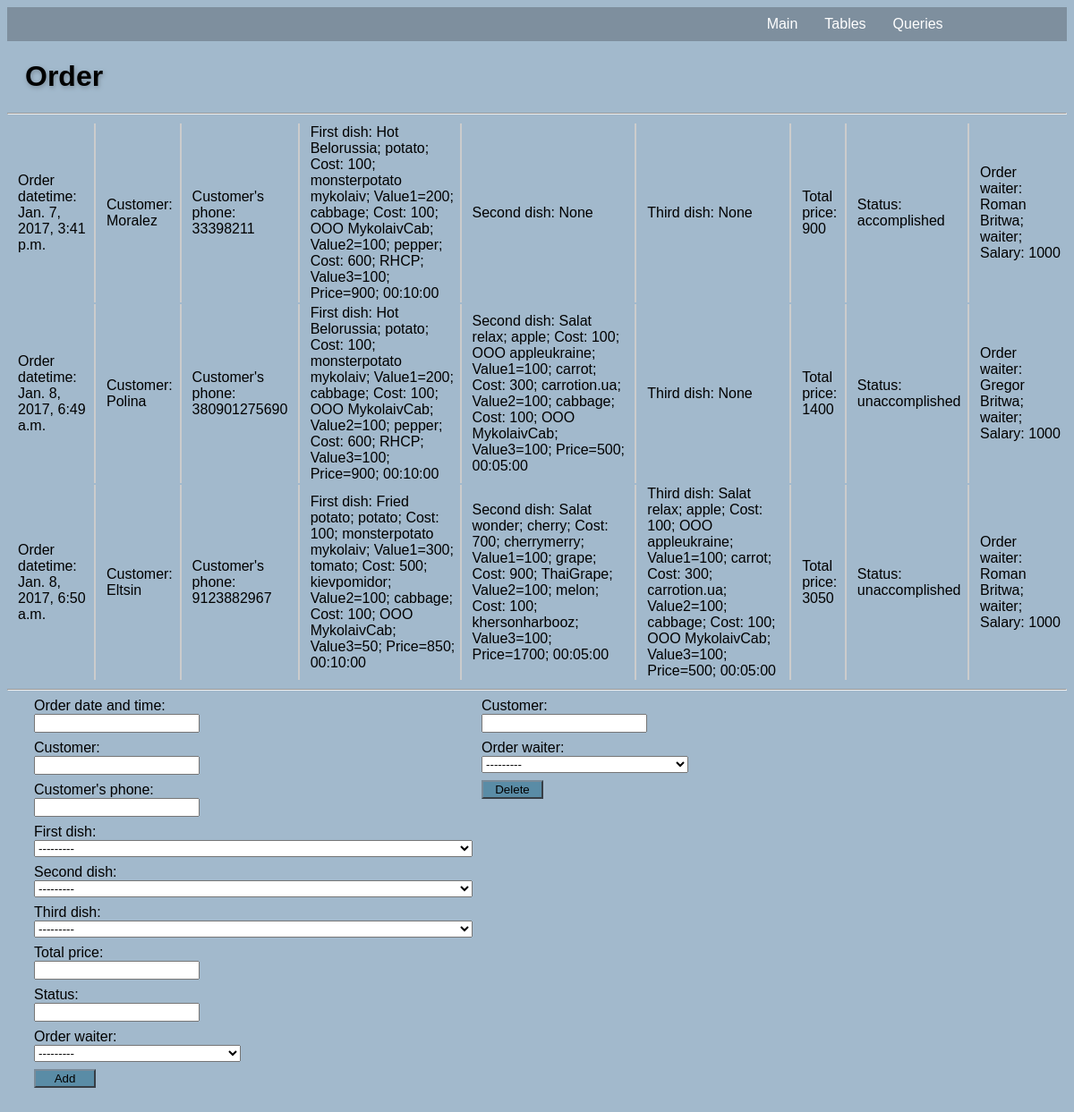
The page /tables/order on the database its author committed.
### Tables/models.py (models this page shows, shortened)
class Order(models.Model):
    idorder = models.AutoField(primary_key=True)
    orderdatetime = models.DateTimeField("Order date and time",null=False)
    ordername = models.CharField("Customer",max_length=50, null=False)
    orderphone = models.IntegerField("Customer's phone", null=False)
    orderfirstdish = models.ForeignKey(Menu, related_name="%(app_label)s_%(class)s_firstrelated", verbose_name="First dish")
    orderseconddish = models.ForeignKey(Menu, related_name="%(app_label)s_%(class)s_secondrelated", null=True, blank=True, verbose_name="Second dish")
    orderthirddish = models.ForeignKey(Menu, related_name="%(app_label)s_%(class)s_thirdrelated", null=True, blank=True, verbose_name="Third dish")
    orderprice = models.IntegerField("Total price",null=False)
    ordercomplete = models.CharField("Status",max_length=50, null=False)
    orderworker = models.ForeignKey(Workers, null=True, verbose_name="Order waiter")

class Menu(models.Model):
    idmenu = models.AutoField(primary_key=True)
    menuname = models.CharField("Dish",max_length=50, null=False)
    idfirstitem = models.ForeignKey(Storage, related_name="%(app_label)s_%(class)s_firstitemrelated", verbose_name="First product")
    firstitemvalue = models.IntegerField("Value of the first",null=False)
    idsecondtitem = models.ForeignKey(Storage, related_name="%(app_label)s_%(class)s_seconditemrelated", verbose_name="Second product")
    seconditemvalue = models.IntegerField("Value of the second",null=False)
    idthirdtitem = models.ForeignKey(Storage, related_name="%(app_label)s_%(class)s_thirditemrelated", verbose_name="Third product")
    thirditemvalue = models.IntegerField("Value of the third",null=False)
    price = models.IntegerField("Price",null=False)
    cooktime = models.TimeField("Cook time",null=False)
    def __str__(self):
        return '%s; %s; Value1=%s; %s; Value2=%s; %s; Value3=%s; Price=%s; %s' % (self.menuname,self.idfirstitem, self.firstitemvalue, self.idsecondtitem, self.seconditemvalue, self.idthirdtitem, self.thirditemvalue, self.price, self.cooktime)

class Storage(models.Model):
    idstorage = models.AutoField(primary_key=True)
    itemname = models.CharField("Product",max_length=50, null=False)
    itemdate = models.DateField("Date of production",null=False)
    itemvalue = models.IntegerField("Value",null=False,default=100)
    itemtouse = models.DateField("Date to use",null=False)
    itemcost = models.IntegerField("Cost",null=False, default=100)
    itemprovider = models.CharField("Provider",null=False, max_length=50)
    def __str__(self):
        return '%s; Cost: %s; %s'%(self.itemname, self.itemcost, self.itemprovider)

class Workers(models.Model):
    idworker = models.AutoField(primary_key=True)
    workername = models.CharField("Worker",max_length=50, null=False)
    workerage = models.IntegerField("Age",default=20, null=False)
    workergender = models.CharField("Gender",max_length=10, null=False)
    workeraddress = models.CharField("Address",max_length=50, null=False)
    workerpass = models.CharField("Passport",max_length=70, null=False)
    workerjob = models.ForeignKey(Jobs, verbose_name="Job")
    def __str__(self):
        return '%s; %s'%(self.workername,self.workerjob)

class Jobs(models.Model):
    idjob = models.AutoField( primary_key=True)
    jobname = models.CharField("Job", max_length=20, null=False)
    jobsalary = models.IntegerField("Salary", null=False)
    jobtodo = models.CharField("What to do", max_length=45, null=False)
    jobrules = models.CharField("Rules", max_length=45, null=False)
    def __str__(self):
        return  '%s; Salary: %s' %(self.jobname, self.jobsalary)

### Tables/views.py (the view)
def order(request):
    oform = OrderForm()
    delorder = DeleteOrderForm()
    if request.method == 'POST':
        if "Add" in request.POST:
            oform = OrderForm(request.POST)
            if oform.is_valid():
                order = oform.save(commit=False)
                order.save()
                oform = MenuForm()
    elif request.method == 'GET':
        if "Delete" in request.GET:
            delorder = request.GET['ordername']
            delorderworker = request.GET['orderworker']
            Order.objects.filter(ordername=delorder, orderworker=delorderworker).delete()
    else:
        oform = OrderForm()
    return render(request, 'order.html', {'orders': Order.objects.all(), 'form': oform, 'dform': delorder})

### Tables/forms.py
class OrderForm(forms.ModelForm):
    class Meta:
        model = Order
        fields = ['idorder', 'orderdatetime', 'ordername', 'orderphone', 'orderfirstdish', 'orderseconddish', 'orderthirddish', 'orderprice', 'ordercomplete', 'orderworker']

class DeleteOrderForm(forms.ModelForm):
    class Meta:
        model = Order
        fields = ['ordername', 'orderworker']

### templates/order.html (shortened to what this page needs)
<!DOCTYPE html>
<html lang="en">
<head>
    {% load static %}
    <link rel="stylesheet" href="{% static 'style.css' %}">
</head>
<body>
<header>
    <div class="nav">
      <ul class="menu">
        <li><a href=#>Queries</a>
    </li>
    <li><a href=#>Tables</a>
    </li>
    <li><a href="index">Main</a></li>
</ul>
    </div>
  </header>
<H1>Order</H1><HR>
<table width=100%>
    {% for order in orders %}
        <tr>
            <td style="width:80px">Order datetime: {{order.orderdatetime}}</td>
            <td>Customer: {{order.ordername}}</td>
            <td>Customer's phone: {{order.orderphone}}</td>
            <td>First dish: {{order.orderfirstdish}}</td>
            <td>Second dish: {{order.orderseconddish}}</td>
            <td>Third dish: {{order.orderthirddish}}</td>
            <td>Total price: {{order.orderprice}}</td>
            <td>Status: {{order.ordercomplete}}</td>
            <td style="border-right: None; width:90px">Order waiter: {{order.orderworker}}</td>
        </tr>
    {% endfor %}
</table>
<hr>
<div style="width:100%;">
<form method="POST" style="width:500px;display: inline-block; margin-left: 20px;padding-left: 10px;"> {% csrf_token %}
    {%for field in form%}
        <label class="control-label">{{field.label_tag}}</label>
        <div style="padding-bottom:8px">{{field}}</div>
    {%endfor%}
    <button type="submit" name="Add">Add</button> </form>
<form method="GET" style="width:500px;display: inline-block; position: absolute">
    {%for field in dform%}
        <label class="control-label">{{field.label_tag}}</label>
        <div style="padding-bottom:8px">{{field}}</div>
    {%endfor%}
    <button type="submit" name="Delete" >Delete</button> </form>
</div>
</body>
</html>

### static/style.css (style rules this page uses)
body { background: #A2B9CC; font-family: 'Oswald', sans-serif; }
button { background-color: #5A8CA6; border-color: #7A8B99; width:69px; margin-bottom: 50px; }
h1 { text-shadow: 1px 2px 5px #7A8B99; font-size-adjust: auto; margin-left: 20px; }
header { margin: 0; padding: 0; background-color: rgba(122, 139, 153, 0.9); }
.nav ul { font-family: 'Oswald', sans-serif; display: block; margin:0; margin-right: 10%; padding: 0; list-style: none; }
.nav ul:after { display: block; content: ' '; clear: both; float: none; }
.nav ul.menu > li { float: right; padding-right:10px; position: relative; }
.nav ul.menu > li > a { display: block; padding: 10px; color: white; text-decoration: none; }
select { max-width:490px; }
td { border-right: 2px solid #ccc; margin-left: 20px; padding-right:5px; padding-left: 10px; }

### rows shown on the page
Order: orderdatetime "Jan. 7, 2017, 3:41 p.m.", ordername "Moralez", orderphone "33398211", orderfirstdish "Hot Belorussia; potato; Cost: 100; monsterpotato mykolaiv; Value1=200; cabbage; Cost: 100; OOO MykolaivCab; Value2=100; pepper; Cost: 600; RHCP; Value3=100; Price=900; 00:10:00", orderseconddish "None", orderthirddish "None", orderprice "900", ordercomplete "accomplished", orderworker "Roman Britwa; waiter; Salary: 1000"
Order: orderdatetime "Jan. 8, 2017, 6:49 a.m.", ordername "Polina", orderphone "380901275690", orderfirstdish "Hot Belorussia; potato; Cost: 100; monsterpotato mykolaiv; Value1=200; cabbage; Cost: 100; OOO MykolaivCab; Value2=100; pepper; Cost: 600; RHCP; Value3=100; Price=900; 00:10:00", orderseconddish "Salat relax; apple; Cost: 100; OOO appleukraine; Value1=100; carrot; Cost: 300; carrotion.ua; Value2=100; cabbage; Cost: 100; OOO MykolaivCab; Value3=100; Price=500; 00:05:00", orderthirddish "None", orderprice "1400", ordercomplete "unaccomplished", orderworker "Gregor Britwa; waiter; Salary: 1000"
Order: orderdatetime "Jan. 8, 2017, 6:50 a.m.", ordername "Eltsin", orderphone "9123882967", orderfirstdish "Fried potato; potato; Cost: 100; monsterpotato mykolaiv; Value1=300; tomato; Cost: 500; kievpomidor; Value2=100; cabbage; Cost: 100; OOO MykolaivCab; Value3=50; Price=850; 00:10:00", orderseconddish "Salat wonder; cherry; Cost: 700; cherrymerry; Value1=100; grape; Cost: 900; ThaiGrape; Value2=100; melon; Cost: 100; khersonharbooz; Value3=100; Price=1700; 00:05:00", orderthirddish "Salat relax; apple; Cost: 100; OOO appleukraine; Value1=100; carrot; Cost: 300; carrotion.ua; Value2=100; cabbage; Cost: 100; OOO MykolaivCab; Value3=100; Price=500; 00:05:00", orderprice "3050", ordercomplete "unaccomplished", orderworker "Roman Britwa; waiter; Salary: 1000"

### other values the page prints
{{ field.label_tag }} "Order date and time:" "Customer:" "Customer's phone:" "First dish:" "Second dish:" "Third dish:" "Total price:" "Status:" "Order waiter:"
{{ field.label_tag }} "Customer:" "Order waiter:"
